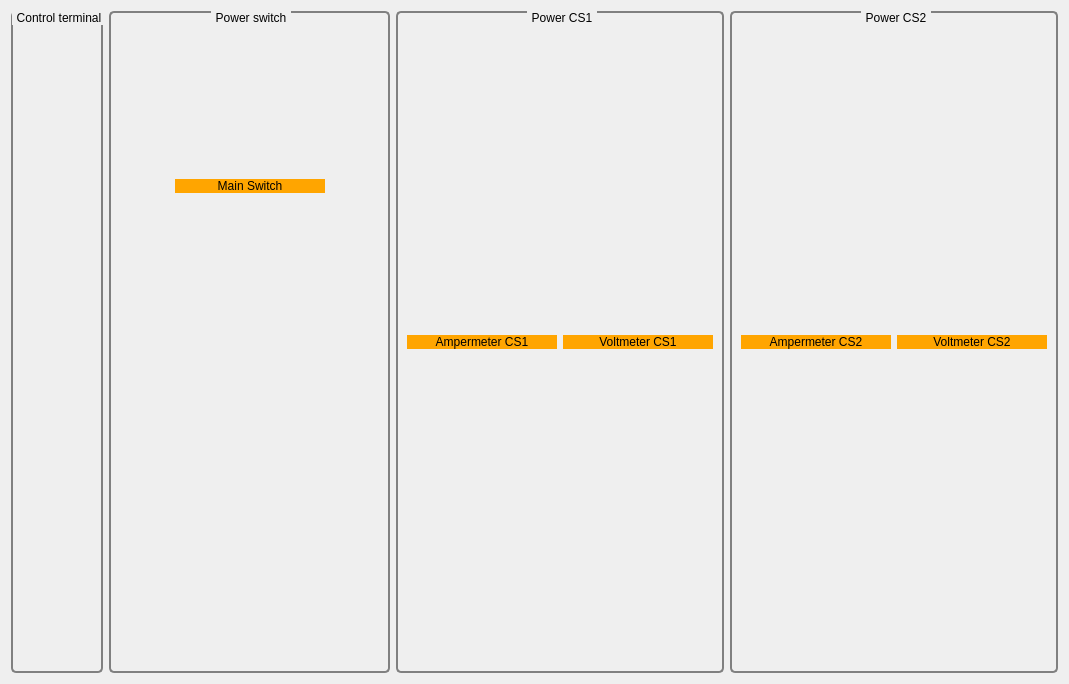
<?xml version="1.0" encoding="UTF-8"?>
<ui version="4.0">
 <class>PowerRoomWidget</class>
 <widget class="QWidget" name="PowerRoomWidget">
  <property name="geometry">
   <rect>
    <x>0</x>
    <y>0</y>
    <width>1069</width>
    <height>684</height>
   </rect>
  </property>
  <property name="windowTitle">
   <string>Form</string>
  </property>
  <layout class="QHBoxLayout" name="horizontalLayout" stretch="0,1,0,0">
   <item>
    <widget class="QGroupBox" name="groupBoxCimrex">
     <property name="styleSheet">
      <string notr="true">QGroupBox {
    background-color: qlineargradient(x1: 0, y1: 0, x2: 0, y2: 1,
                                       stop: 0 #e9ebea, stop: 1 #9f9fa1);
    border: 2px solid gray;
    border-radius: 5px;
    margin-top: 1ex; /* leave space at the top for the title */
}


QGroupBox::title {
    subcontrol-origin: margin;
    subcontrol-position: top center; 
    padding: 0 3px;
/*    background-color: qlineargradient(x1: 0, y1: 0, x2: 0, y2: 1,
                                      stop: 0 #FF0ECE, stop: 1 #FFFFFF); */
}
</string>
     </property>
     <property name="title">
      <string>Control terminal</string>
     </property>
     <property name="alignment">
      <set>Qt::AlignCenter</set>
     </property>
     <property name="flat">
      <bool>false</bool>
     </property>
     <property name="checkable">
      <bool>false</bool>
     </property>
     <layout class="QVBoxLayout" name="verticalLayout_3">
      <item>
       <widget class="ControllerWidget" name="CimrexWidget" native="true"/>
      </item>
     </layout>
    </widget>
   </item>
   <item>
    <widget class="QGroupBox" name="groupBoxPowerSw">
     <property name="styleSheet">
      <string notr="true">QGroupBox {
    background-color: qlineargradient(x1: 0, y1: 0, x2: 0, y2: 1,
                                       stop: 0 #e9ebea, stop: 1 #9f9fa1);
    border: 2px solid gray;
    border-radius: 5px;
    margin-top: 1ex; /* leave space at the top for the title */
}


QGroupBox::title {
    subcontrol-origin: margin;
    subcontrol-position: top center; 
    padding: 0 3px;
/*    background-color: qlineargradient(x1: 0, y1: 0, x2: 0, y2: 1,
                                      stop: 0 #FF0ECE, stop: 1 #FFFFFF); */
}
</string>
     </property>
     <property name="title">
      <string>Power switch</string>
     </property>
     <layout class="QGridLayout" name="gridLayout" rowstretch="1,0,0,2">
      <item row="2" column="0">
       <spacer name="horizontalSpacer">
        <property name="orientation">
         <enum>Qt::Horizontal</enum>
        </property>
        <property name="sizeHint" stdset="0">
         <size>
          <width>40</width>
          <height>20</height>
         </size>
        </property>
       </spacer>
      </item>
      <item row="2" column="1">
       <widget class="PowerSwitchWidget" name="wPowerSwitch" native="true">
        <property name="sizePolicy">
         <sizepolicy hsizetype="Fixed" vsizetype="Fixed">
          <horstretch>0</horstretch>
          <verstretch>0</verstretch>
         </sizepolicy>
        </property>
        <property name="minimumSize">
         <size>
          <width>150</width>
          <height>150</height>
         </size>
        </property>
       </widget>
      </item>
      <item row="0" column="1">
       <spacer name="verticalSpacer_4">
        <property name="orientation">
         <enum>Qt::Vertical</enum>
        </property>
        <property name="sizeHint" stdset="0">
         <size>
          <width>20</width>
          <height>40</height>
         </size>
        </property>
       </spacer>
      </item>
      <item row="3" column="1">
       <spacer name="verticalSpacer_3">
        <property name="orientation">
         <enum>Qt::Vertical</enum>
        </property>
        <property name="sizeHint" stdset="0">
         <size>
          <width>20</width>
          <height>40</height>
         </size>
        </property>
       </spacer>
      </item>
      <item row="2" column="2">
       <spacer name="horizontalSpacer_2">
        <property name="orientation">
         <enum>Qt::Horizontal</enum>
        </property>
        <property name="sizeHint" stdset="0">
         <size>
          <width>40</width>
          <height>20</height>
         </size>
        </property>
       </spacer>
      </item>
      <item row="1" column="1">
       <widget class="QLabel" name="label_5">
        <property name="styleSheet">
         <string notr="true">QLabel {
    background-color: orange;
}</string>
        </property>
        <property name="text">
         <string>Main Switch</string>
        </property>
        <property name="alignment">
         <set>Qt::AlignCenter</set>
        </property>
       </widget>
      </item>
     </layout>
    </widget>
   </item>
   <item>
    <widget class="QGroupBox" name="groupBoxPower">
     <property name="styleSheet">
      <string notr="true">QGroupBox {
    background-color: qlineargradient(x1: 0, y1: 0, x2: 0, y2: 1,
                                       stop: 0 #e9ebea, stop: 1 #9f9fa1);
    border: 2px solid gray;
    border-radius: 5px;
    margin-top: 1ex; /* leave space at the top for the title */
}


QGroupBox::title {
    subcontrol-origin: margin;
    subcontrol-position: top center; 
    padding: 0 3px;
/*    background-color: qlineargradient(x1: 0, y1: 0, x2: 0, y2: 1,
                                      stop: 0 #FF0ECE, stop: 1 #FFFFFF); */
}
</string>
     </property>
     <property name="title">
      <string>Power CS1</string>
     </property>
     <layout class="QVBoxLayout" name="verticalLayout_2" stretch="1,0,0,2">
      <item>
       <spacer name="verticalSpacer">
        <property name="orientation">
         <enum>Qt::Vertical</enum>
        </property>
        <property name="sizeHint" stdset="0">
         <size>
          <width>20</width>
          <height>40</height>
         </size>
        </property>
       </spacer>
      </item>
      <item>
       <layout class="QHBoxLayout" name="horizontalLayout_4">
        <item>
         <widget class="ClockIndicatorWidget" name="ciwAmpermeterCS1" native="true">
          <property name="sizePolicy">
           <sizepolicy hsizetype="Fixed" vsizetype="Fixed">
            <horstretch>0</horstretch>
            <verstretch>0</verstretch>
           </sizepolicy>
          </property>
          <property name="minimumSize">
           <size>
            <width>150</width>
            <height>150</height>
           </size>
          </property>
         </widget>
        </item>
        <item>
         <widget class="ClockIndicatorWidget" name="ciwVoltmeterCS1" native="true">
          <property name="sizePolicy">
           <sizepolicy hsizetype="Fixed" vsizetype="Fixed">
            <horstretch>0</horstretch>
            <verstretch>0</verstretch>
           </sizepolicy>
          </property>
          <property name="minimumSize">
           <size>
            <width>150</width>
            <height>150</height>
           </size>
          </property>
         </widget>
        </item>
       </layout>
      </item>
      <item>
       <layout class="QHBoxLayout" name="horizontalLayout_2">
        <item>
         <widget class="QLabel" name="label_2">
          <property name="styleSheet">
           <string notr="true">QLabel {
    background-color: orange;
}</string>
          </property>
          <property name="text">
           <string>Ampermeter CS1</string>
          </property>
          <property name="alignment">
           <set>Qt::AlignCenter</set>
          </property>
         </widget>
        </item>
        <item>
         <widget class="QLabel" name="label">
          <property name="styleSheet">
           <string notr="true">QLabel {
    background-color: orange;
}</string>
          </property>
          <property name="text">
           <string>Voltmeter CS1</string>
          </property>
          <property name="alignment">
           <set>Qt::AlignCenter</set>
          </property>
         </widget>
        </item>
       </layout>
      </item>
      <item>
       <spacer name="verticalSpacer_2">
        <property name="orientation">
         <enum>Qt::Vertical</enum>
        </property>
        <property name="sizeHint" stdset="0">
         <size>
          <width>20</width>
          <height>40</height>
         </size>
        </property>
       </spacer>
      </item>
     </layout>
    </widget>
   </item>
   <item>
    <widget class="QGroupBox" name="groupBoxPower_2">
     <property name="styleSheet">
      <string notr="true">QGroupBox {
    background-color: qlineargradient(x1: 0, y1: 0, x2: 0, y2: 1,
                                      stop: 0 #e9ebea, stop: 1 #9f9fa1);
    border: 2px solid gray;
    border-radius: 5px;
    margin-top: 1ex; /* leave space at the top for the title */
}


QGroupBox::title {
    subcontrol-origin: margin;
    subcontrol-position: top center; 
    padding: 0 3px;
/*    background-color: qlineargradient(x1: 0, y1: 0, x2: 0, y2: 1,
                                      stop: 0 #FF0ECE, stop: 1 #FFFFFF); */
}
</string>
     </property>
     <property name="title">
      <string>Power CS2</string>
     </property>
     <layout class="QVBoxLayout" name="verticalLayout_4" stretch="1,0,0,2">
      <item>
       <spacer name="verticalSpacer_5">
        <property name="orientation">
         <enum>Qt::Vertical</enum>
        </property>
        <property name="sizeHint" stdset="0">
         <size>
          <width>20</width>
          <height>40</height>
         </size>
        </property>
       </spacer>
      </item>
      <item>
       <layout class="QHBoxLayout" name="horizontalLayout_5">
        <item>
         <widget class="ClockIndicatorWidget" name="ciwAmpermeterCS2" native="true">
          <property name="sizePolicy">
           <sizepolicy hsizetype="Fixed" vsizetype="Fixed">
            <horstretch>0</horstretch>
            <verstretch>0</verstretch>
           </sizepolicy>
          </property>
          <property name="minimumSize">
           <size>
            <width>150</width>
            <height>150</height>
           </size>
          </property>
         </widget>
        </item>
        <item>
         <widget class="ClockIndicatorWidget" name="ciwVoltmeterCS2" native="true">
          <property name="sizePolicy">
           <sizepolicy hsizetype="Fixed" vsizetype="Fixed">
            <horstretch>0</horstretch>
            <verstretch>0</verstretch>
           </sizepolicy>
          </property>
          <property name="minimumSize">
           <size>
            <width>150</width>
            <height>150</height>
           </size>
          </property>
         </widget>
        </item>
       </layout>
      </item>
      <item>
       <layout class="QHBoxLayout" name="horizontalLayout_3">
        <item>
         <widget class="QLabel" name="label_3">
          <property name="styleSheet">
           <string notr="true">QLabel {
    background-color: orange;
}</string>
          </property>
          <property name="text">
           <string>Ampermeter CS2</string>
          </property>
          <property name="alignment">
           <set>Qt::AlignCenter</set>
          </property>
         </widget>
        </item>
        <item>
         <widget class="QLabel" name="label_4">
          <property name="styleSheet">
           <string notr="true">QLabel {
    background-color: orange;
}</string>
          </property>
          <property name="text">
           <string>Voltmeter CS2</string>
          </property>
          <property name="alignment">
           <set>Qt::AlignCenter</set>
          </property>
         </widget>
        </item>
       </layout>
      </item>
      <item>
       <spacer name="verticalSpacer_6">
        <property name="orientation">
         <enum>Qt::Vertical</enum>
        </property>
        <property name="sizeHint" stdset="0">
         <size>
          <width>20</width>
          <height>40</height>
         </size>
        </property>
       </spacer>
      </item>
     </layout>
    </widget>
   </item>
  </layout>
 </widget>
 <customwidgets>
  <customwidget>
   <class>ClockIndicatorWidget</class>
   <extends>QWidget</extends>
   <header>clockindicatorwidget.h</header>
   <container>1</container>
  </customwidget>
  <customwidget>
   <class>ControllerWidget</class>
   <extends>QWidget</extends>
   <header>ControllerWidget.h</header>
   <container>1</container>
  </customwidget>
  <customwidget>
   <class>PowerSwitchWidget</class>
   <extends>QWidget</extends>
   <header>powerswitchwidget.h</header>
   <container>1</container>
  </customwidget>
 </customwidgets>
 <resources/>
 <connections/>
</ui>
